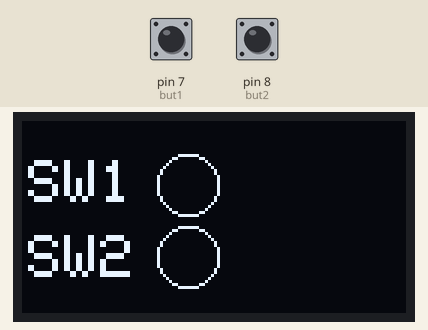
The sketch below on a simulated Arduino Uno, built with avr-gcc and run on an emulated ATmega328P. Parts: 128×64 one-colour display. The test bench sets the inputs (shaded band); at power-on: pin 7 (but1) HIGH, pin 8 (but2) HIGH.

Above: at 1.2 s.
1.3 s: pin 7 (but1) pulled LOW for 0.15 s
At 1.42 s:
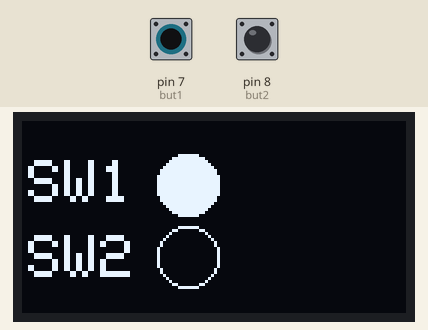
2.9 s: pin 8 (but2) pulled LOW for 0.15 s
At 3.0 s:
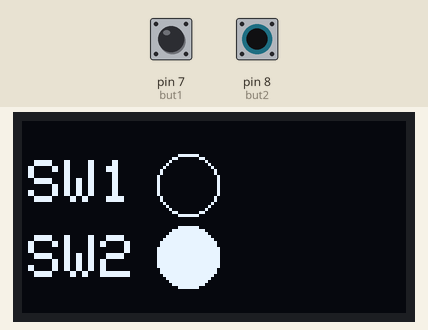
4.5 s: pin 8 (but2) pulled LOW for 3.2 s
9.2 s: pin 7 (but1) pulled LOW for 3.2 s
At 9.9 s:
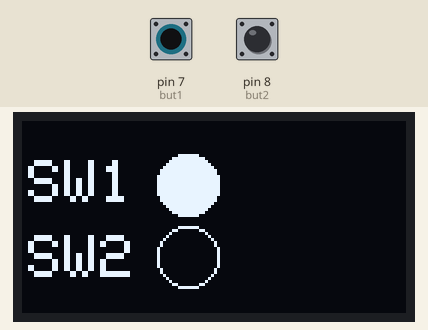
Timing chart, 0 to 12.2 s (numbered marks = the images above; inputs shaded):
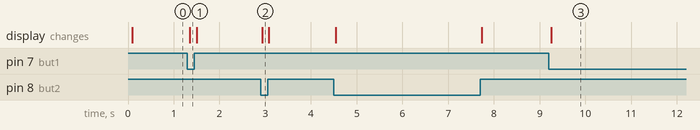

The sketch:

Week_7_lab_Ex1_.ino
```cpp
#include <SPI.h>
#include <Wire.h>
#include <Adafruit_GFX.h>
#include <Adafruit_SSD1306.h>

boolean buttonstate ;

#define SCREEN_WIDTH 128 // OLED display width, in pixels
#define SCREEN_HEIGHT 64 // OLED display height, in pixels

#define OLED_RESET     -1 // Reset pin # (or -1 if sharing Arduino reset pin)
Adafruit_SSD1306 display(SCREEN_WIDTH, SCREEN_HEIGHT, &Wire, OLED_RESET);

int but1 = 7 ;
int but2 = 8 ;

void setup() {
  display.begin(SSD1306_SWITCHCAPVCC, 0x3c); //initialize I2C addr 0x3c
  display.clearDisplay(); // clears the screen and buffer
  display.drawPixel(127, 63, WHITE);

  pinMode(but1,INPUT);
  digitalRead(but1);
  pinMode(but2,INPUT);
  digitalRead(but2);
  Serial.begin(9600);
}

void loop() {

  display.drawCircle(55,21,10, WHITE);
  display.drawCircle(55,45,10, WHITE);
  display.setTextSize(2);
  display.setTextColor(WHITE);
  display.setCursor(2,13);
  display.println("SW1");
  display.setCursor(2,38);
  display.println("SW2");
  display.display();

  if(digitalRead(but1) == 0 ){
    display.fillCircle(55,21,10, WHITE);
  }
  else if (digitalRead(but2) == 0 ){
    display.fillCircle(55,45,10, WHITE);
  }
  else{
    display.clearDisplay();
  }
}
```

Measured:
- after the input at 1.3 s, the display: changes after 0.05 s (image 1)
- after the input at 2.9 s, the display: changes at once (image 2)
- after the input at 9.2 s, the display: changes after 0.06 s (image 3)
